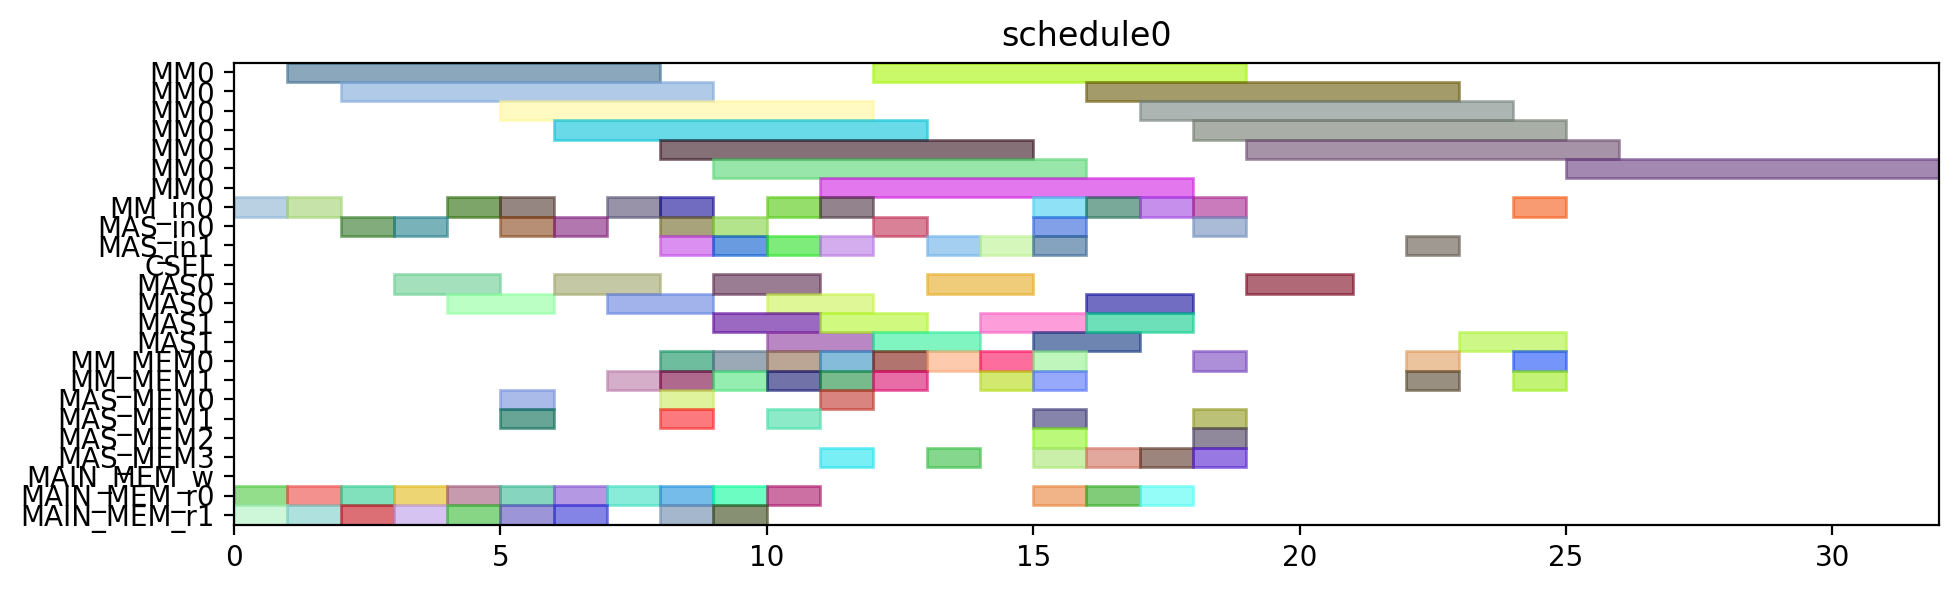

Recreate this plot in Python.
from pyschedule import Scenario, solvers, plotters, alt


def solve():
	horizon = 120
	S = Scenario("schedule0", horizon=horizon)

	# resource
	MM = S.Resources('MM', num=1, size=7)
	MM_in = S.Resources('MM_in', num=1)
	MAS_in = S.Resources('MAS_in', num=2)
	CSEL = S.Resource('CSEL')
	MAS = S.Resources('MAS', num=2, size=2, periods=range(1, horizon))
	MM_MEM = S.Resources('MM_MEM', num=2)
	MAS_MEM = S.Resources('MAS_MEM', num=4)
	MAIN_MEM_w = S.Resource('MAIN_MEM_w', size=1)
	MAIN_MEM_r = S.Resources('MAIN_MEM_r', num=2)

	# result of previous scheduling

	# new tasks
	t0 = S.Task('t0', length=7, delay_cost=1)
	t0 += alt(MM)
	t0_in = S.Task('t0_in', length=1, delay_cost=1)
	t0_in += alt(MM_in)
	S += t0_in*MM_in[0]<=t0*MM[0]
	t0_mem0 = S.Task('t0_mem0', length=1, delay_cost=1)
	t0_mem0 += MAIN_MEM_r[0]
	S += t0_mem0 <= t0

	t0_mem1 = S.Task('t0_mem1', length=1, delay_cost=1)
	t0_mem1 += MAIN_MEM_r[1]
	S += t0_mem1 <= t0

	t1 = S.Task('t1', length=7, delay_cost=1)
	t1 += alt(MM)
	t1_in = S.Task('t1_in', length=1, delay_cost=1)
	t1_in += alt(MM_in)
	S += t1_in*MM_in[0]<=t1*MM[0]
	t1_mem0 = S.Task('t1_mem0', length=1, delay_cost=1)
	t1_mem0 += MAIN_MEM_r[0]
	S += t1_mem0 <= t1

	t1_mem1 = S.Task('t1_mem1', length=1, delay_cost=1)
	t1_mem1 += MAIN_MEM_r[1]
	S += t1_mem1 <= t1

	t2 = S.Task('t2', length=7, delay_cost=1)
	t2 += alt(MM)
	t2_in = S.Task('t2_in', length=1, delay_cost=1)
	t2_in += alt(MM_in)
	S += t2_in*MM_in[0]<=t2*MM[0]
	t2_mem0 = S.Task('t2_mem0', length=1, delay_cost=1)
	t2_mem0 += MAIN_MEM_r[0]
	S += t2_mem0 <= t2

	t2_mem1 = S.Task('t2_mem1', length=1, delay_cost=1)
	t2_mem1 += MAIN_MEM_r[1]
	S += t2_mem1 <= t2

	t3 = S.Task('t3', length=2, delay_cost=1)
	t3 += alt(MAS)
	t3_in = S.Task('t3_in', length=1, delay_cost=1)
	t3_in += alt(MAS_in)
	S += t3_in*MAS_in[0]<=t3*MAS[0]

	S += t3_in*MAS_in[1]<=t3*MAS[1]

	t3_mem0 = S.Task('t3_mem0', length=1, delay_cost=1)
	t3_mem0 += MAIN_MEM_r[0]
	S += t3_mem0 <= t3

	t3_mem1 = S.Task('t3_mem1', length=1, delay_cost=1)
	t3_mem1 += MAIN_MEM_r[1]
	S += t3_mem1 <= t3

	t4 = S.Task('t4', length=2, delay_cost=1)
	t4 += alt(MAS)
	t4_in = S.Task('t4_in', length=1, delay_cost=1)
	t4_in += alt(MAS_in)
	S += t4_in*MAS_in[0]<=t4*MAS[0]

	S += t4_in*MAS_in[1]<=t4*MAS[1]

	t4_mem0 = S.Task('t4_mem0', length=1, delay_cost=1)
	t4_mem0 += MAIN_MEM_r[0]
	S += t4_mem0 <= t4

	t4_mem1 = S.Task('t4_mem1', length=1, delay_cost=1)
	t4_mem1 += MAIN_MEM_r[1]
	S += t4_mem1 <= t4

	t8 = S.Task('t8', length=2, delay_cost=1)
	t8 += alt(MAS)
	t8_in = S.Task('t8_in', length=1, delay_cost=1)
	t8_in += alt(MAS_in)
	S += t8_in*MAS_in[0]<=t8*MAS[0]

	S += t8_in*MAS_in[1]<=t8*MAS[1]

	t8_mem0 = S.Task('t8_mem0', length=1, delay_cost=1)
	t8_mem0 += MAIN_MEM_r[0]
	S += t8_mem0 <= t8

	t8_mem1 = S.Task('t8_mem1', length=1, delay_cost=1)
	t8_mem1 += MAIN_MEM_r[1]
	S += t8_mem1 <= t8

	t9 = S.Task('t9', length=2, delay_cost=1)
	t9 += alt(MAS)
	t9_in = S.Task('t9_in', length=1, delay_cost=1)
	t9_in += alt(MAS_in)
	S += t9_in*MAS_in[0]<=t9*MAS[0]

	S += t9_in*MAS_in[1]<=t9*MAS[1]

	t9_mem0 = S.Task('t9_mem0', length=1, delay_cost=1)
	t9_mem0 += MAIN_MEM_r[0]
	S += t9_mem0 <= t9

	t9_mem1 = S.Task('t9_mem1', length=1, delay_cost=1)
	t9_mem1 += MAIN_MEM_r[1]
	S += t9_mem1 <= t9

	t13 = S.Task('t13', length=2, delay_cost=1)
	t13 += alt(MAS)
	t13_in = S.Task('t13_in', length=1, delay_cost=1)
	t13_in += alt(MAS_in)
	S += t13_in*MAS_in[0]<=t13*MAS[0]

	S += t13_in*MAS_in[1]<=t13*MAS[1]

	t13_mem0 = S.Task('t13_mem0', length=1, delay_cost=1)
	t13_mem0 += MAIN_MEM_r[0]
	S += t13_mem0 <= t13

	t13_mem1 = S.Task('t13_mem1', length=1, delay_cost=1)
	t13_mem1 += MAIN_MEM_r[1]
	S += t13_mem1 <= t13

	t14 = S.Task('t14', length=2, delay_cost=1)
	t14 += alt(MAS)
	t14_in = S.Task('t14_in', length=1, delay_cost=1)
	t14_in += alt(MAS_in)
	S += t14_in*MAS_in[0]<=t14*MAS[0]

	S += t14_in*MAS_in[1]<=t14*MAS[1]

	t14_mem0 = S.Task('t14_mem0', length=1, delay_cost=1)
	t14_mem0 += MAIN_MEM_r[0]
	S += t14_mem0 <= t14

	t14_mem1 = S.Task('t14_mem1', length=1, delay_cost=1)
	t14_mem1 += MAIN_MEM_r[1]
	S += t14_mem1 <= t14

	t5 = S.Task('t5', length=7, delay_cost=1)
	t5 += alt(MM)
	t5_in = S.Task('t5_in', length=1, delay_cost=1)
	t5_in += alt(MM_in)
	S += t5_in*MM_in[0]<=t5*MM[0]
	t5_mem0 = S.Task('t5_mem0', length=1, delay_cost=1)
	t5_mem0 += alt(MAS_MEM)
	S += (t3*MAS[0])-1 < t5_mem0*MAS_MEM[0]
	S += (t3*MAS[1])-1 < t5_mem0*MAS_MEM[2]
	S += t5_mem0 <= t5

	t5_mem1 = S.Task('t5_mem1', length=1, delay_cost=1)
	t5_mem1 += alt(MAS_MEM)
	S += (t4*MAS[0])-1 < t5_mem1*MAS_MEM[1]
	S += (t4*MAS[1])-1 < t5_mem1*MAS_MEM[3]
	S += t5_mem1 <= t5

	t6 = S.Task('t6', length=2, delay_cost=1)
	t6 += alt(MAS)
	t6_in = S.Task('t6_in', length=1, delay_cost=1)
	t6_in += alt(MAS_in)
	S += t6_in*MAS_in[0]<=t6*MAS[0]

	S += t6_in*MAS_in[1]<=t6*MAS[1]

	t6_mem0 = S.Task('t6_mem0', length=1, delay_cost=1)
	t6_mem0 += alt(MM_MEM)
	S += (t0*MM[0])-1 < t6_mem0*MM_MEM[0]
	S += t6_mem0 <= t6

	t6_mem1 = S.Task('t6_mem1', length=1, delay_cost=1)
	t6_mem1 += alt(MM_MEM)
	S += (t1*MM[0])-1 < t6_mem1*MM_MEM[1]
	S += t6_mem1 <= t6

	t10 = S.Task('t10', length=7, delay_cost=1)
	t10 += alt(MM)
	t10_in = S.Task('t10_in', length=1, delay_cost=1)
	t10_in += alt(MM_in)
	S += t10_in*MM_in[0]<=t10*MM[0]
	t10_mem0 = S.Task('t10_mem0', length=1, delay_cost=1)
	t10_mem0 += alt(MAS_MEM)
	S += (t8*MAS[0])-1 < t10_mem0*MAS_MEM[0]
	S += (t8*MAS[1])-1 < t10_mem0*MAS_MEM[2]
	S += t10_mem0 <= t10

	t10_mem1 = S.Task('t10_mem1', length=1, delay_cost=1)
	t10_mem1 += alt(MAS_MEM)
	S += (t9*MAS[0])-1 < t10_mem1*MAS_MEM[1]
	S += (t9*MAS[1])-1 < t10_mem1*MAS_MEM[3]
	S += t10_mem1 <= t10

	t11 = S.Task('t11', length=2, delay_cost=1)
	t11 += alt(MAS)
	t11_in = S.Task('t11_in', length=1, delay_cost=1)
	t11_in += alt(MAS_in)
	S += t11_in*MAS_in[0]<=t11*MAS[0]

	S += t11_in*MAS_in[1]<=t11*MAS[1]

	t11_mem0 = S.Task('t11_mem0', length=1, delay_cost=1)
	t11_mem0 += alt(MM_MEM)
	S += (t1*MM[0])-1 < t11_mem0*MM_MEM[0]
	S += t11_mem0 <= t11

	t11_mem1 = S.Task('t11_mem1', length=1, delay_cost=1)
	t11_mem1 += alt(MM_MEM)
	S += (t2*MM[0])-1 < t11_mem1*MM_MEM[1]
	S += t11_mem1 <= t11

	t15 = S.Task('t15', length=7, delay_cost=1)
	t15 += alt(MM)
	t15_in = S.Task('t15_in', length=1, delay_cost=1)
	t15_in += alt(MM_in)
	S += t15_in*MM_in[0]<=t15*MM[0]
	t15_mem0 = S.Task('t15_mem0', length=1, delay_cost=1)
	t15_mem0 += alt(MAS_MEM)
	S += (t13*MAS[0])-1 < t15_mem0*MAS_MEM[0]
	S += (t13*MAS[1])-1 < t15_mem0*MAS_MEM[2]
	S += t15_mem0 <= t15

	t15_mem1 = S.Task('t15_mem1', length=1, delay_cost=1)
	t15_mem1 += alt(MAS_MEM)
	S += (t14*MAS[0])-1 < t15_mem1*MAS_MEM[1]
	S += (t14*MAS[1])-1 < t15_mem1*MAS_MEM[3]
	S += t15_mem1 <= t15

	t16 = S.Task('t16', length=2, delay_cost=1)
	t16 += alt(MAS)
	t16_in = S.Task('t16_in', length=1, delay_cost=1)
	t16_in += alt(MAS_in)
	S += t16_in*MAS_in[0]<=t16*MAS[0]

	S += t16_in*MAS_in[1]<=t16*MAS[1]

	t16_mem0 = S.Task('t16_mem0', length=1, delay_cost=1)
	t16_mem0 += alt(MM_MEM)
	S += (t0*MM[0])-1 < t16_mem0*MM_MEM[0]
	S += t16_mem0 <= t16

	t16_mem1 = S.Task('t16_mem1', length=1, delay_cost=1)
	t16_mem1 += alt(MM_MEM)
	S += (t2*MM[0])-1 < t16_mem1*MM_MEM[1]
	S += t16_mem1 <= t16

	t19 = S.Task('t19', length=7, delay_cost=1)
	t19 += alt(MM)
	t19_in = S.Task('t19_in', length=1, delay_cost=1)
	t19_in += alt(MM_in)
	S += t19_in*MM_in[0]<=t19*MM[0]
	t19_mem0 = S.Task('t19_mem0', length=1, delay_cost=1)
	t19_mem0 += MAIN_MEM_r[0]
	S += t19_mem0 <= t19

	t19_mem1 = S.Task('t19_mem1', length=1, delay_cost=1)
	t19_mem1 += alt(MM_MEM)
	S += (t2*MM[0])-1 < t19_mem1*MM_MEM[1]
	S += t19_mem1 <= t19

	t24 = S.Task('t24', length=2, delay_cost=1)
	t24 += alt(MAS)
	t24_in = S.Task('t24_in', length=1, delay_cost=1)
	t24_in += alt(MAS_in)
	S += t24_in*MAS_in[0]<=t24*MAS[0]

	S += t24_in*MAS_in[1]<=t24*MAS[1]

	t24_mem0 = S.Task('t24_mem0', length=1, delay_cost=1)
	t24_mem0 += alt(MM_MEM)
	S += (t0*MM[0])-1 < t24_mem0*MM_MEM[0]
	S += t24_mem0 <= t24

	t24_mem1 = S.Task('t24_mem1', length=1, delay_cost=1)
	t24_mem1 += alt(MM_MEM)
	S += (t0*MM[0])-1 < t24_mem1*MM_MEM[1]
	S += t24_mem1 <= t24

	t26 = S.Task('t26', length=7, delay_cost=1)
	t26 += alt(MM)
	t26_in = S.Task('t26_in', length=1, delay_cost=1)
	t26_in += alt(MM_in)
	S += t26_in*MM_in[0]<=t26*MM[0]
	t26_mem0 = S.Task('t26_mem0', length=1, delay_cost=1)
	t26_mem0 += MAIN_MEM_r[0]
	S += t26_mem0 <= t26

	t26_mem1 = S.Task('t26_mem1', length=1, delay_cost=1)
	t26_mem1 += alt(MM_MEM)
	S += (t2*MM[0])-1 < t26_mem1*MM_MEM[1]
	S += t26_mem1 <= t26

	t7 = S.Task('t7', length=2, delay_cost=1)
	t7 += alt(MAS)
	t7_in = S.Task('t7_in', length=1, delay_cost=1)
	t7_in += alt(MAS_in)
	S += t7_in*MAS_in[0]<=t7*MAS[0]

	S += t7_in*MAS_in[1]<=t7*MAS[1]

	t7_mem0 = S.Task('t7_mem0', length=1, delay_cost=1)
	t7_mem0 += alt(MM_MEM)
	S += (t5*MM[0])-1 < t7_mem0*MM_MEM[0]
	S += t7_mem0 <= t7

	t7_mem1 = S.Task('t7_mem1', length=1, delay_cost=1)
	t7_mem1 += alt(MAS_MEM)
	S += (t6*MAS[0])-1 < t7_mem1*MAS_MEM[1]
	S += (t6*MAS[1])-1 < t7_mem1*MAS_MEM[3]
	S += t7_mem1 <= t7

	t12 = S.Task('t12', length=2, delay_cost=1)
	t12 += alt(MAS)
	t12_in = S.Task('t12_in', length=1, delay_cost=1)
	t12_in += alt(MAS_in)
	S += t12_in*MAS_in[0]<=t12*MAS[0]

	S += t12_in*MAS_in[1]<=t12*MAS[1]

	t12_mem0 = S.Task('t12_mem0', length=1, delay_cost=1)
	t12_mem0 += alt(MM_MEM)
	S += (t10*MM[0])-1 < t12_mem0*MM_MEM[0]
	S += t12_mem0 <= t12

	t12_mem1 = S.Task('t12_mem1', length=1, delay_cost=1)
	t12_mem1 += alt(MAS_MEM)
	S += (t11*MAS[0])-1 < t12_mem1*MAS_MEM[1]
	S += (t11*MAS[1])-1 < t12_mem1*MAS_MEM[3]
	S += t12_mem1 <= t12

	t17 = S.Task('t17', length=2, delay_cost=1)
	t17 += alt(MAS)
	t17_in = S.Task('t17_in', length=1, delay_cost=1)
	t17_in += alt(MAS_in)
	S += t17_in*MAS_in[0]<=t17*MAS[0]

	S += t17_in*MAS_in[1]<=t17*MAS[1]

	t17_mem0 = S.Task('t17_mem0', length=1, delay_cost=1)
	t17_mem0 += alt(MM_MEM)
	S += (t15*MM[0])-1 < t17_mem0*MM_MEM[0]
	S += t17_mem0 <= t17

	t17_mem1 = S.Task('t17_mem1', length=1, delay_cost=1)
	t17_mem1 += alt(MAS_MEM)
	S += (t16*MAS[0])-1 < t17_mem1*MAS_MEM[1]
	S += (t16*MAS[1])-1 < t17_mem1*MAS_MEM[3]
	S += t17_mem1 <= t17

	t25 = S.Task('t25', length=2, delay_cost=1)
	t25 += alt(MAS)
	t25_in = S.Task('t25_in', length=1, delay_cost=1)
	t25_in += alt(MAS_in)
	S += t25_in*MAS_in[0]<=t25*MAS[0]

	S += t25_in*MAS_in[1]<=t25*MAS[1]

	t25_mem0 = S.Task('t25_mem0', length=1, delay_cost=1)
	t25_mem0 += alt(MM_MEM)
	S += (t0*MM[0])-1 < t25_mem0*MM_MEM[0]
	S += t25_mem0 <= t25

	t25_mem1 = S.Task('t25_mem1', length=1, delay_cost=1)
	t25_mem1 += alt(MAS_MEM)
	S += (t24*MAS[0])-1 < t25_mem1*MAS_MEM[1]
	S += (t24*MAS[1])-1 < t25_mem1*MAS_MEM[3]
	S += t25_mem1 <= t25

	t29 = S.Task('t29', length=2, delay_cost=1)
	t29 += alt(MAS)
	t29_in = S.Task('t29_in', length=1, delay_cost=1)
	t29_in += alt(MAS_in)
	S += t29_in*MAS_in[0]<=t29*MAS[0]

	S += t29_in*MAS_in[1]<=t29*MAS[1]

	t29_mem0 = S.Task('t29_mem0', length=1, delay_cost=1)
	t29_mem0 += alt(MM_MEM)
	S += (t0*MM[0])-1 < t29_mem0*MM_MEM[0]
	S += t29_mem0 <= t29

	t29_mem1 = S.Task('t29_mem1', length=1, delay_cost=1)
	t29_mem1 += alt(MM_MEM)
	S += (t26*MM[0])-1 < t29_mem1*MM_MEM[1]
	S += t29_mem1 <= t29

	t18 = S.Task('t18', length=7, delay_cost=1)
	t18 += alt(MM)
	t18_in = S.Task('t18_in', length=1, delay_cost=1)
	t18_in += alt(MM_in)
	S += t18_in*MM_in[0]<=t18*MM[0]
	t18_mem0 = S.Task('t18_mem0', length=1, delay_cost=1)
	t18_mem0 += MAIN_MEM_r[0]
	S += t18_mem0 <= t18

	t18_mem1 = S.Task('t18_mem1', length=1, delay_cost=1)
	t18_mem1 += alt(MAS_MEM)
	S += (t12*MAS[0])-1 < t18_mem1*MAS_MEM[1]
	S += (t12*MAS[1])-1 < t18_mem1*MAS_MEM[3]
	S += t18_mem1 <= t18

	t27 = S.Task('t27', length=7, delay_cost=1)
	t27 += alt(MM)
	t27_in = S.Task('t27_in', length=1, delay_cost=1)
	t27_in += alt(MM_in)
	S += t27_in*MM_in[0]<=t27*MM[0]
	t27_mem0 = S.Task('t27_mem0', length=1, delay_cost=1)
	t27_mem0 += MAIN_MEM_r[0]
	S += t27_mem0 <= t27

	t27_mem1 = S.Task('t27_mem1', length=1, delay_cost=1)
	t27_mem1 += alt(MAS_MEM)
	S += (t12*MAS[0])-1 < t27_mem1*MAS_MEM[1]
	S += (t12*MAS[1])-1 < t27_mem1*MAS_MEM[3]
	S += t27_mem1 <= t27

	t28 = S.Task('t28', length=2, delay_cost=1)
	t28 += alt(MAS)
	t28_in = S.Task('t28_in', length=1, delay_cost=1)
	t28_in += alt(MAS_in)
	S += t28_in*MAS_in[0]<=t28*MAS[0]

	S += t28_in*MAS_in[1]<=t28*MAS[1]

	t28_mem0 = S.Task('t28_mem0', length=1, delay_cost=1)
	t28_mem0 += alt(MAS_MEM)
	S += (t25*MAS[0])-1 < t28_mem0*MAS_MEM[0]
	S += (t25*MAS[1])-1 < t28_mem0*MAS_MEM[2]
	S += t28_mem0 <= t28

	t28_mem1 = S.Task('t28_mem1', length=1, delay_cost=1)
	t28_mem1 += alt(MM_MEM)
	S += (t26*MM[0])-1 < t28_mem1*MM_MEM[1]
	S += t28_mem1 <= t28

	t30 = S.Task('t30', length=7, delay_cost=1)
	t30 += alt(MM)
	t30_in = S.Task('t30_in', length=1, delay_cost=1)
	t30_in += alt(MM_in)
	S += t30_in*MM_in[0]<=t30*MM[0]
	t30_mem0 = S.Task('t30_mem0', length=1, delay_cost=1)
	t30_mem0 += MAIN_MEM_r[0]
	S += t30_mem0 <= t30

	t30_mem1 = S.Task('t30_mem1', length=1, delay_cost=1)
	t30_mem1 += alt(MAS_MEM)
	S += (t29*MAS[0])-1 < t30_mem1*MAS_MEM[1]
	S += (t29*MAS[1])-1 < t30_mem1*MAS_MEM[3]
	S += t30_mem1 <= t30

	t20 = S.Task('t20', length=2, delay_cost=1)
	t20 += alt(MAS)
	t20_in = S.Task('t20_in', length=1, delay_cost=1)
	t20_in += alt(MAS_in)
	S += t20_in*MAS_in[0]<=t20*MAS[0]

	S += t20_in*MAS_in[1]<=t20*MAS[1]

	t20_mem0 = S.Task('t20_mem0', length=1, delay_cost=1)
	t20_mem0 += alt(MM_MEM)
	S += (t19*MM[0])-1 < t20_mem0*MM_MEM[0]
	S += t20_mem0 <= t20

	t20_mem1 = S.Task('t20_mem1', length=1, delay_cost=1)
	t20_mem1 += alt(MM_MEM)
	S += (t18*MM[0])-1 < t20_mem1*MM_MEM[1]
	S += t20_mem1 <= t20

	t31 = S.Task('t31', length=7, delay_cost=1)
	t31 += alt(MM)
	t31_in = S.Task('t31_in', length=1, delay_cost=1)
	t31_in += alt(MM_in)
	S += t31_in*MM_in[0]<=t31*MM[0]
	t31_mem0 = S.Task('t31_mem0', length=1, delay_cost=1)
	t31_mem0 += alt(MM_MEM)
	S += (t27*MM[0])-1 < t31_mem0*MM_MEM[0]
	S += t31_mem0 <= t31

	t31_mem1 = S.Task('t31_mem1', length=1, delay_cost=1)
	t31_mem1 += alt(MM_MEM)
	S += (t30*MM[0])-1 < t31_mem1*MM_MEM[1]
	S += t31_mem1 <= t31

	t35 = S.Task('t35', length=7, delay_cost=1)
	t35 += alt(MM)
	t35_in = S.Task('t35_in', length=1, delay_cost=1)
	t35_in += alt(MM_in)
	S += t35_in*MM_in[0]<=t35*MM[0]
	t35_mem0 = S.Task('t35_mem0', length=1, delay_cost=1)
	t35_mem0 += alt(MAS_MEM)
	S += (t7*MAS[0])-1 < t35_mem0*MAS_MEM[0]
	S += (t7*MAS[1])-1 < t35_mem0*MAS_MEM[2]
	S += t35_mem0 <= t35

	t35_mem1 = S.Task('t35_mem1', length=1, delay_cost=1)
	t35_mem1 += alt(MAS_MEM)
	S += (t28*MAS[0])-1 < t35_mem1*MAS_MEM[1]
	S += (t28*MAS[1])-1 < t35_mem1*MAS_MEM[3]
	S += t35_mem1 <= t35

	solvers.mip.solve(S,msg=1,kind='CPLEX',ratio_gap=1.01)

	solution = [['hoge']*len(S.solution()[1]) for i in range(len(S.solution()))]
	for i in range(len(S.solution())):
		for j in range(len(S.solution()[i])):
			solution[i][j]=str(S.solution()[i][j])
	print(solution)

	cycles = int(solution[-1][3])

	pic_file_name = "/mnt/rose/usr1/fukuda/ABE/multiRAM_multiMAS_16mux/scheduling_result/stage7MM1_stage2MAS2/EP_ADD_A_ANY/schedule0.png"
	if(S.solution() != []):
		plotters.matplotlib.plot(S,img_filename=pic_file_name, show_task_labels=False, fig_size=(cycles*0.25+3, 3))

	return solution
